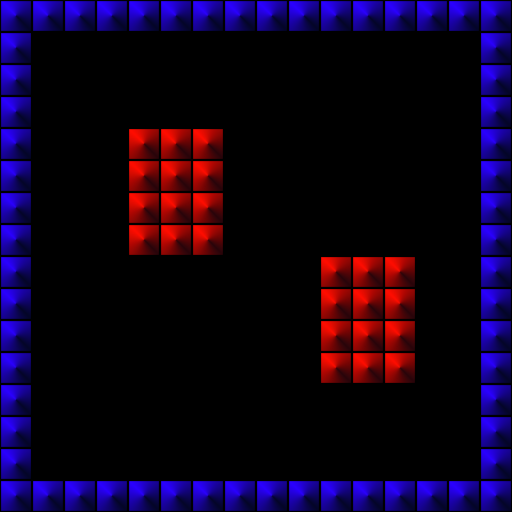

This is a level from a 2D game, rendered from its Tiled map with the project's own tilesets. A one-line summary and the complete map file follow:
An orthogonal 16x16 tile map with 32x32 px tiles, 1 tile layer (Tile Layer 1).

<map version="1.10" tiledversion="1.11.0" orientation="orthogonal" renderorder="right-down" width="16" height="16" tilewidth="32" tileheight="32" infinite="0" nextlayerid="2" nextobjectid="1">
 <tileset firstgid="1" source="../../tiles/orthogonal_1.tsx" />
 <layer id="1" name="Tile Layer 1" width="16" height="16">
  <data encoding="csv">
2,2,2,2,2,2,2,2,2,2,2,2,2,2,2,2,
2,0,0,0,0,0,0,0,0,0,0,0,0,0,0,2,
2,0,0,0,0,0,0,0,0,0,0,0,0,0,0,2,
2,0,0,0,0,0,0,0,0,0,0,0,0,0,0,2,
2,0,0,0,4,4,4,0,0,0,0,0,0,0,0,2,
2,0,0,0,4,4,4,0,0,0,0,0,0,0,0,2,
2,0,0,0,4,4,4,0,0,0,0,0,0,0,0,2,
2,0,0,0,4,4,4,0,0,0,0,0,0,0,0,2,
2,0,0,0,0,0,0,0,0,0,4,4,4,0,0,2,
2,0,0,0,0,0,0,0,0,0,4,4,4,0,0,2,
2,0,0,0,0,0,0,0,0,0,4,4,4,0,0,2,
2,0,0,0,0,0,0,0,0,0,4,4,4,0,0,2,
2,0,0,0,0,0,0,0,0,0,0,0,0,0,0,2,
2,0,0,0,0,0,0,0,0,0,0,0,0,0,0,2,
2,0,0,0,0,0,0,0,0,0,0,0,0,0,0,2,
2,2,2,2,2,2,2,2,2,2,2,2,2,2,2,2
</data>
 </layer>
</map>
